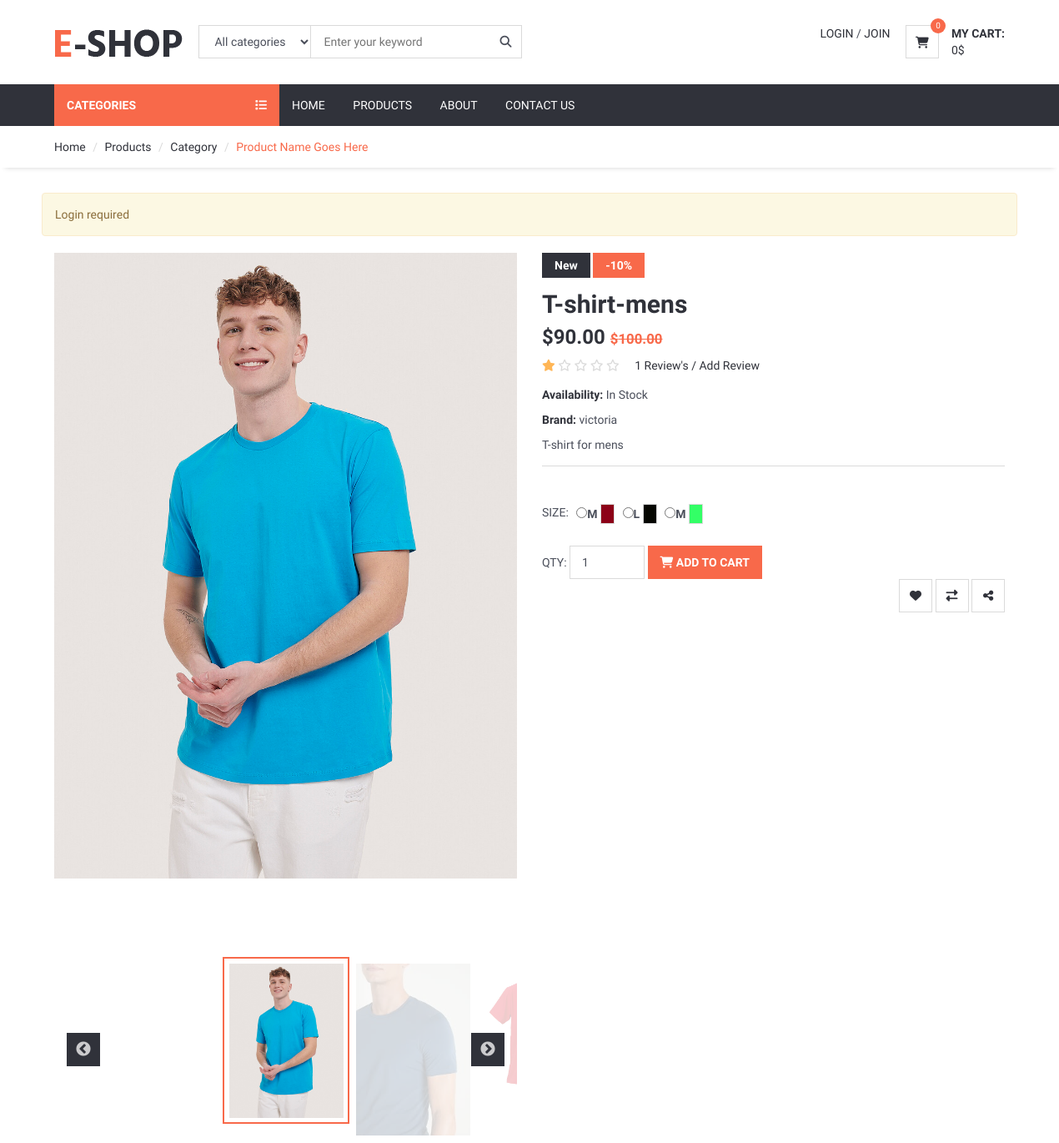
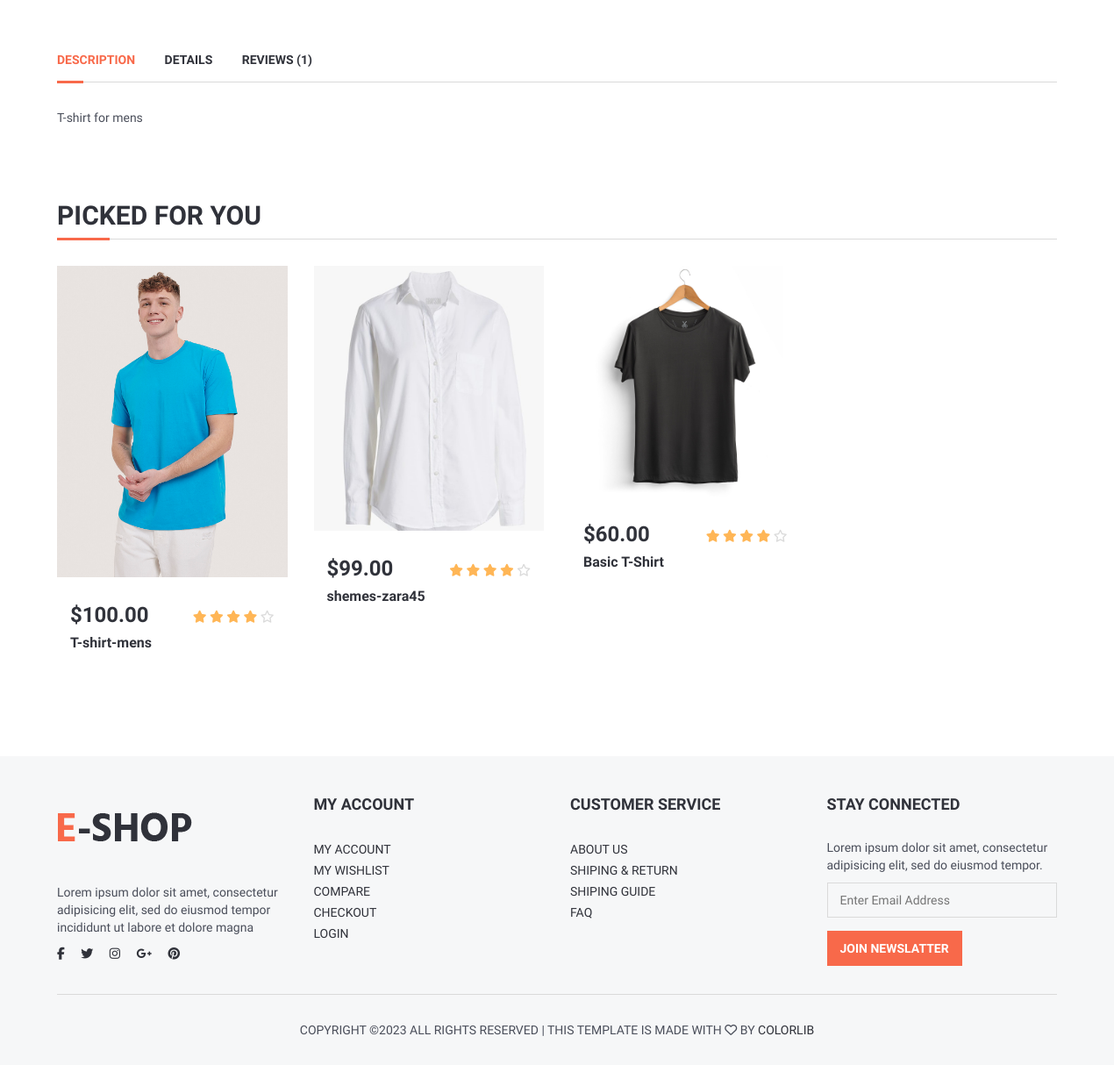
The page /product_details/t-shirt-mens/ on the database its author committed (2 pictures, top to bottom).
### shop/models.py (models this page shows, shortened)
class ProductImages(models.Model):
    product=models.ForeignKey(Product,on_delete=models.CASCADE ,related_name='productImage')
    image=models.ImageField(upload_to='product_images/' ,null=True , blank=True)

class Product(models.Model):
    category = models.ForeignKey(Category, on_delete=models.CASCADE , related_name='product') #many to one relation with Category
    name = models.CharField(max_length=150)
    description = models.TextField(max_length=255, null=True , blank=True)
    price = models.DecimalField(max_digits=12, decimal_places=2,default=0)
    amount=models.IntegerField(default=0)
    discount=models.IntegerField()
    brand = models.CharField(max_length=150, null=True , blank=True)
    wishlist=models.ManyToManyField(User , related_name='productFav')
    slug = models.SlugField(null=True , blank=True)
    status=models.BooleanField(default=True)
    date_created=models.DateTimeField(auto_now_add=True)
    date_updated=models.DateTimeField(auto_now=True)
    class Meta:
        unique_together = ('name','slug')
        ordering=['-price']
    @property
    def get_total(self):
        total=self.price-(self.price * self.discount/100)
        return round(total,2)
    @property
    def get_rate(self):
        comments=Comment.objects.filter(product=self).aggregate(average=Avg('rate'))
        average=round(comments['average'])
        return average
    @property
    def get_total_rate(self):
        comments=Comment.objects.filter(product=self).aggregate(count=Count('id'))
        count=round(comments['count'])
        return count

class Variant(models.Model):
    product=models.ForeignKey(Product,  on_delete=models.CASCADE,related_name='variant')
    size=models.ForeignKey(Size,  on_delete=models.CASCADE)
    color=models.ForeignKey(Color,  on_delete=models.CASCADE)
    image=models.ImageField(upload_to='variant_images' , null=True , blank=True)

class Size(models.Model):
    name=models.CharField(max_length=50)
    def __str__(self):
        return self.name

class Color(models.Model):
    name=models.CharField(max_length=50)
    code=models.CharField(max_length=150 , null=True , blank=True)

### shop/views.py (the view)
# urls.py: path('product_details/<slug:slug>/',views.product_details , name='product_details'),
def product_details(request,slug):
    product=Product.objects.get(slug=slug)
    products=Product.objects.filter(category=product.category,status=True)
    comments=product.comment.all().order_by('-id')
    variant=Variant.objects.filter(product=product)
    if request.user.is_authenticated:
        if request.method=='POST':
            commentForm=CommentForm(request.POST)
            if not Comment.objects.filter(user=request.user , product=product):
                if commentForm.is_valid():
                    data=Comment()
                    data.product= product
                    data.user= request.user
                    data.comment= commentForm.cleaned_data['comment']
                    data.rate= commentForm.cleaned_data['rate']
                    data.save()
                    messages.success(request,'Thanks For Review ')
            else:
                messages.warning(request,'You already commented')
        else:
            commentForm=CommentForm()
    else:
        commentForm=CommentForm()
        messages.warning(request, 'Login required')
    paginator=Paginator(comments , 5)
    page_number=request.GET.get('page')
    page_comments=paginator.get_page(page_number)
    context={
        'products':products,
        'product':product,
        'commentForm':commentForm,
        'comments':page_comments,
        'variant':variant
    }
    return render(request , 'product_details.html',context)

### shop/forms.py
class CommentForm(forms.ModelForm):
    class Meta:
        model = Comment
        fields = ['comment','rate']

### shop/cart_context_processor.py (called while the page is built)
def get_cart(request):
    try:
        carts=ShopCart.objects.filter(user=request.user,status='pending')
        total=0
        total_quantity=0
        for item in carts:
            if item.product.discount:
                total+=item.get_discount_price
            else:
                total+= item.get_price
        for item in carts:
            total_quantity+=item.quantity
        return{
            "carts":carts,
            "total":total,
            "total_quantity":total_quantity,
        }
    except:
        return{
            "carts":None,
            "total":0,
            "total_quantity":0,
        }

### shop/templatetags/template_tags.py (called while the page is built)
@register.simple_tag
def categorys_tags():
    return Category.objects.all()

### shop/templates/product_details.html (shortened to what this page needs)
{% extends 'base.html' %}
{% load static %}
{% block 'content' %}
<div id="breadcrumb">
	<div class="container">
		<ul class="breadcrumb">
			<li><a href="#">Home</a></li>
			<li><a href="#">Products</a></li>
			<li><a href="#">Category</a></li>
			<li class="active">Product Name Goes Here</li>
		</ul>
	</div>
</div>
<div class="section">
	<div class="container">
		<div class="row">
			{% if messages %}
				{% for message in messages %}
					<div class="alert alert-{{message.tags}}" role="alert">
						{{ message }}
					</div>
				{% endfor %}
			{% endif %}
			<div class="product product-details clearfix">
				<div class="col-md-6">
					<div id="product-main-view">
						{% for image in product.productImage.all %}
							<div class="product-view">
								<img src="{{image.image.url}}" alt="">
							</div>
						{% endfor %}
					</div>
					<div id="product-view">
						{% for image in product.productImage.all %}
							<div class="product-view">
								<img src="{{image.image.url}}" alt="">
							</div>
						{% endfor %}
						{% for image in product.variant.all %}
							<div class="product-view">
							</div>
						{% endfor %}
					</div>
				</div>
				<div class="col-md-6">
					<div class="product-body">
						<div class="product-label">
							<span>New</span>
							{% if product.discount %}
								<span class="sale">-{{product.discount}}%</span>
							{% endif %}
						</div>
						<h2 class="product-name">{{product.name}}</h2>
						{% if product.discount %}
							<h3 class="product-price">${{product.get_total}} <del class="product-old-price">${{product.price}}</del></h3>
						{% else %}
							<h3 class="product-price">${{product.price}} </h3>
						{% endif %}
						<div>
							<div class="product-rating">
								{% if product.get_rate == 1 %}
									<i class="fa fa-star"></i>
									<i class="fa fa-star-o empty"></i>
									<i class="fa fa-star-o empty"></i>
									<i class="fa fa-star-o empty"></i>
									<i class="fa fa-star-o empty"></i>
								{% elif product.get_rate == 2 %}
									<i class="fa fa-star"></i>
									<i class="fa fa-star"></i>
									<i class="fa fa-star-o empty"></i>
									<i class="fa fa-star-o empty"></i>
									<i class="fa fa-star-o empty"></i>
								{% elif product.get_rate == 3 %}
									<i class="fa fa-star"></i>
									<i class="fa fa-star"></i>
									<i class="fa fa-star"></i>
									<i class="fa fa-star-o empty"></i>
									<i class="fa fa-star-o empty"></i>
								{% elif product.get_rate == 4 %}
									<i class="fa fa-star"></i>
									<i class="fa fa-star"></i>
									<i class="fa fa-star"></i>
									<i class="fa fa-star"></i>
									<i class="fa fa-star-o empty"></i>
								{% elif product.get_rate == 5 %}
									<i class="fa fa-star"></i>
									<i class="fa fa-star"></i>
									<i class="fa fa-star"></i>
									<i class="fa fa-star"></i>
									<i class="fa fa-star"></i>
								{% else %}
									<i class="fa fa-star-o empty"></i>
									<i class="fa fa-star-o empty"></i>
									<i class="fa fa-star-o empty"></i>
									<i class="fa fa-star-o empty"></i>
									<i class="fa fa-star-o empty"></i>
								{% endif %}
							</div>
							<a href="#rev">{{product.get_total_rate}} Review's / Add Review</a>
						</div>
						<p><strong>Availability:</strong> In Stock</p>
						<p><strong>Brand:</strong> {{product.brand}}</p>
						<p>{{product.description}}</p>
						<div class="product-options">
						</div>
						<div class="product-btns">
							<form method='POST' action="{% url 'add_to_cart' product.id %}">
								<ul class="size-option">
									<li><span class="text-uppercase">Size:</span></li>
									{% for item in product.variant.all %}
										<input required type="radio" value='{{item.id}}' name='size-color' /><label >{{item.size}}</label>
										<li><a  style="background-color:{{item.color.code}};"><br></a></li>
									{% endfor %}
								</ul>
								<br>
								<div class="qty-input">
									<span class="text-uppercase">QTY: </span>
									<input name='quantity' value='1' class="input" type="number">
								</div>
								<button class="primary-btn add-to-cart"><i class="fa fa-shopping-cart"></i> Add to Cart</button>
							</form>
							<div class="pull-right">
								{% if request.user in product.wishlist.all %}
									<a href="{% url 'add_to_favourite' product.id %}"> <button class="primary-btn icon-btn "><i class="fa fa-heart"></i></button> </a>
								{% else %}
									<a href="{% url 'add_to_favourite' product.id %}"> <button class="main-btn icon-btn "><i class="fa fa-heart"></i></button> </a>
								{% endif %}
								<button class="main-btn icon-btn"><i class="fa fa-exchange"></i></button>
								<button class="main-btn icon-btn"><i class="fa fa-share-alt"></i></button>
							</div>
						</div>
					</div>
				</div>
				<div class="col-md-12">
					<div class="product-tab">
						<ul class="tab-nav">
							<li class="active"><a data-toggle="tab" href="#tab1">Description</a></li>
							<li><a data-toggle="tab" href="#tab1">Details</a></li>
							<li id="rev"><a data-toggle="tab" href="#tab2">Reviews ({{product.get_total_rate}})</a></li>
						</ul>
						<div class="tab-content">
							<div id="tab1" class="tab-pane fade in active">
								<p>{{product.description}}</p>
							</div>
						</div>
					</div>
				</div>
			</div>
		</div>
	</div>
</div>
<div class="section">
	<div class="container">
		<div class="row">
			<div class="col-md-12">
				<div class="section-title">
					<h2 class="title">Picked For You</h2>
				</div>
			</div>
			{% for product in products  %}
			<div class="col-md-3 col-sm-6 col-xs-6">
				<div class="product product-single">
					<div class="product-thumb">
						{% for image in product.productImage.all|slice:'1' %}
							<img src="{{image.image.url}}" alt="">
						{% endfor %}
					</div>
					<div class="product-body">
						<h3 class="product-price">${{product.price}}</h3>
						<div class="product-rating">
							<i class="fa fa-star"></i>
							<i class="fa fa-star"></i>
							<i class="fa fa-star"></i>
							<i class="fa fa-star"></i>
							<i class="fa fa-star-o empty"></i>
						</div>
						<h2 class="product-name"><a href="#">{{product.name}}</a></h2>
					</div>
				</div>
			</div>
			{% endfor %}
		</div>
	</div>
</div>
{% endblock 'content' %}

### rows shown on the page
ProductImages: image (picture)
ProductImages: image (picture)
Product: discount "10", name "T-shirt-mens", get_total "90.00", price "100.00", get_total_rate "1", brand "victoria", description "T-shirt for mens"
Variant: size "M"
Variant: size "L"
Variant: size "M"
Product: price "99.00", name "shemes-zara45"
ProductImages: image (picture)
Product: price "60.00", name "Basic T-Shirt"
ProductImages: image (picture)

### other values the page prints
{{ total_quantity }} "0"
{{ total }} "0"
{{ message }} "Login required"
